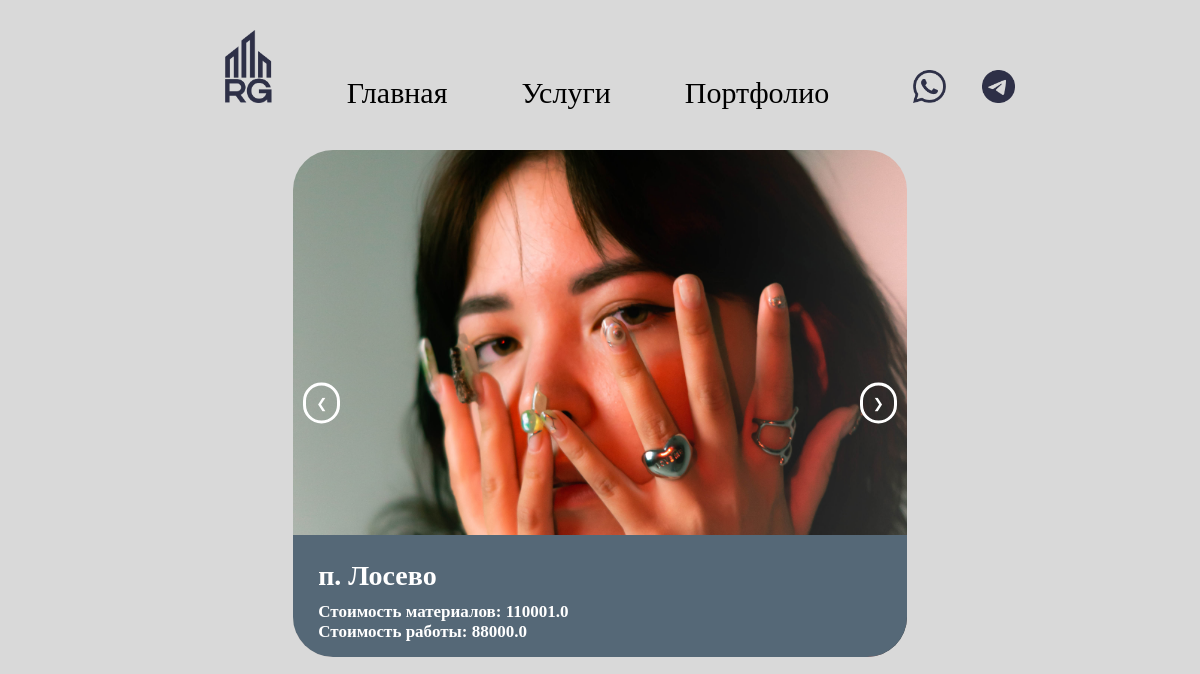
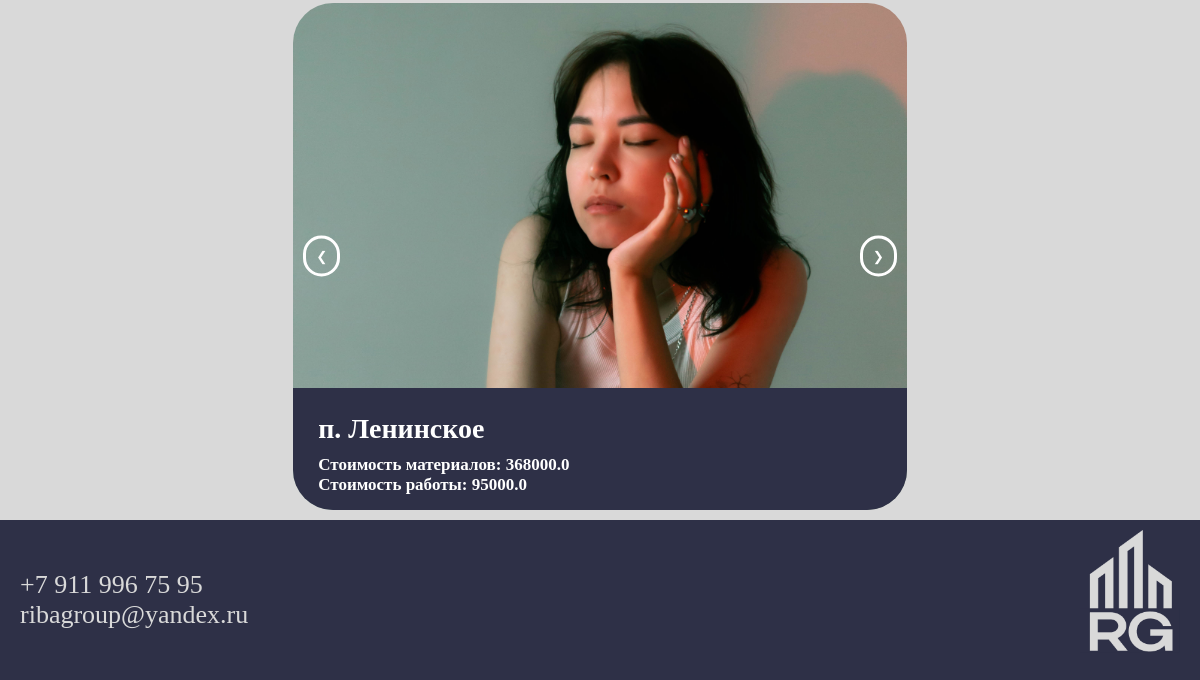
Page /portfolio/ on the earlier database version (2 pictures, top to bottom).
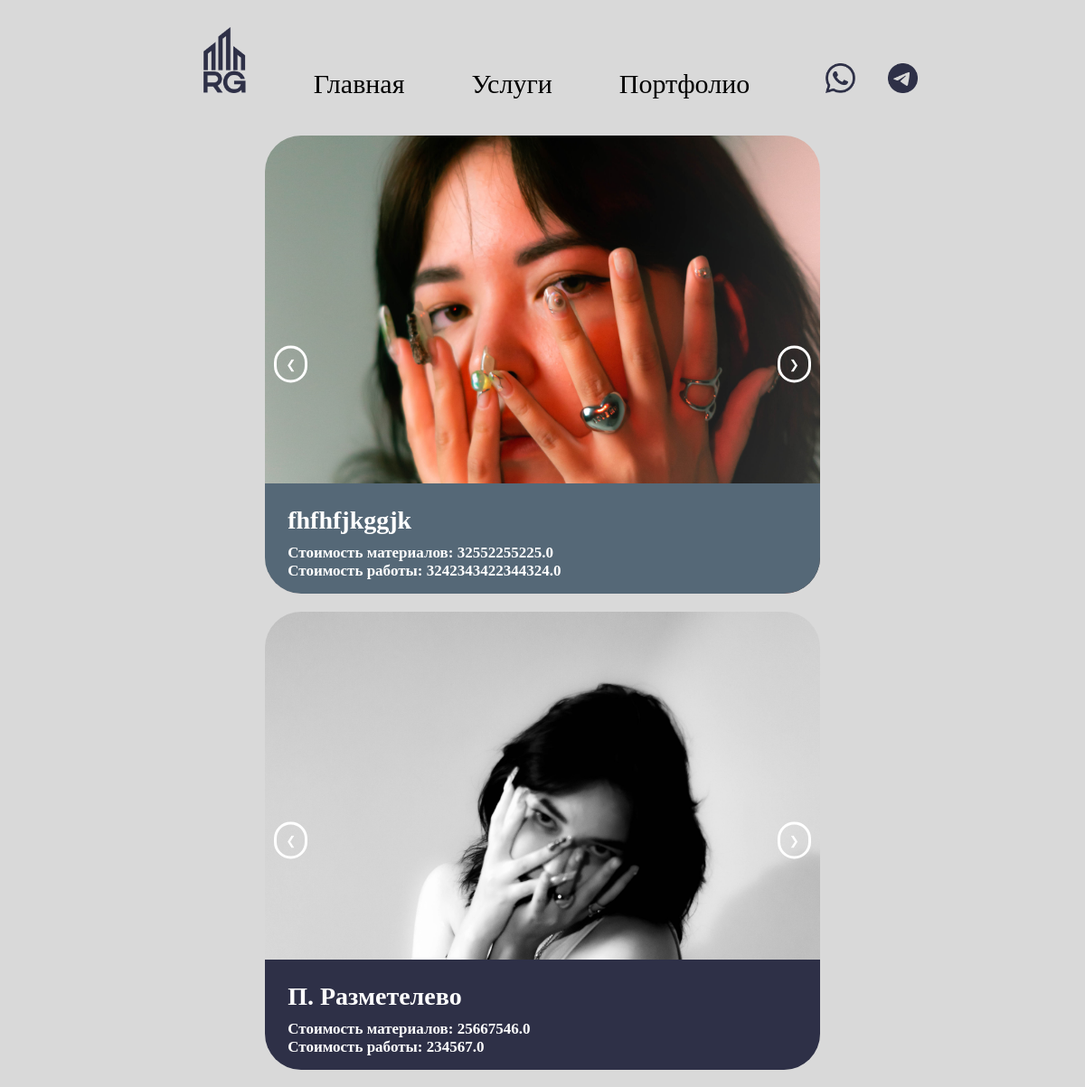
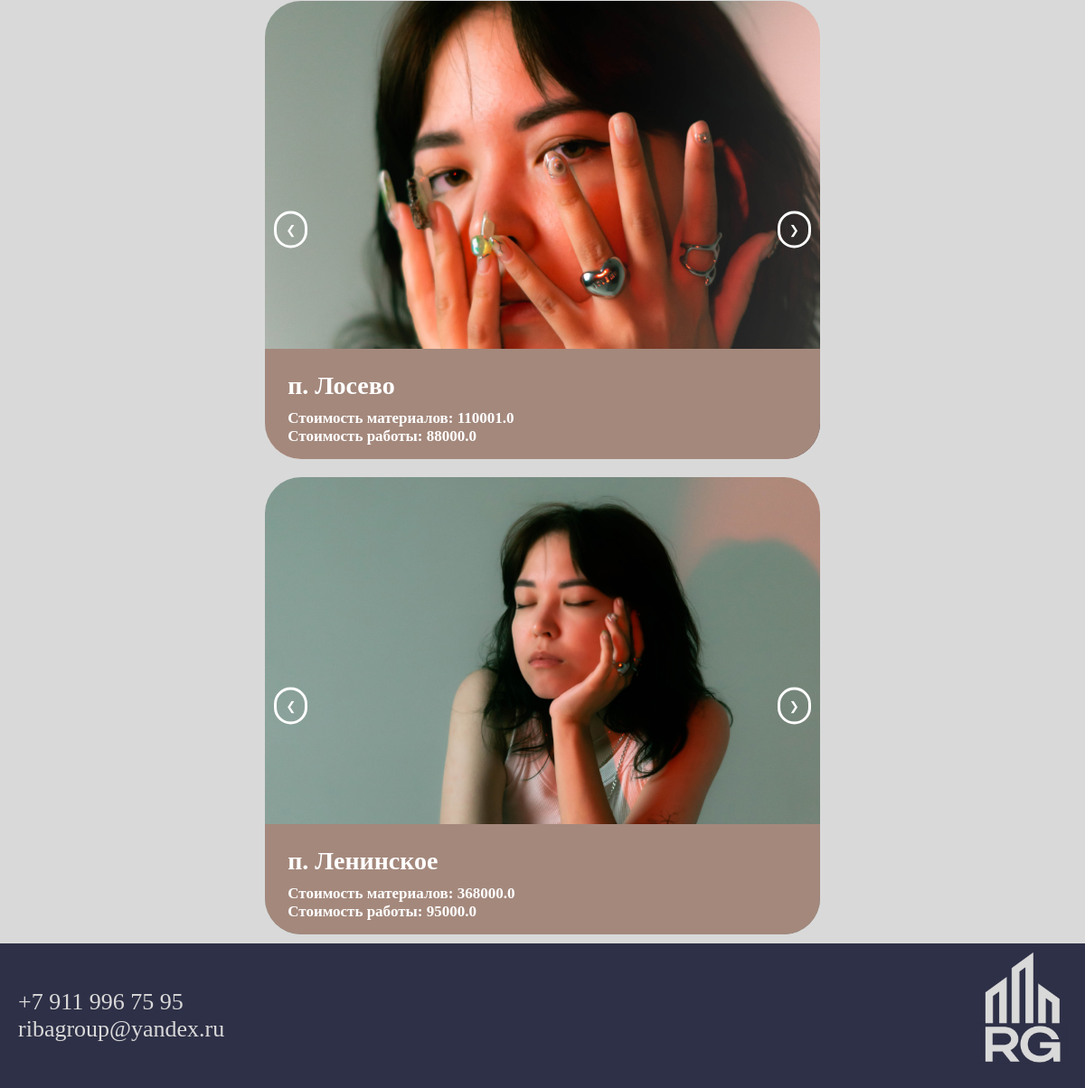
Same page on the later database version (2 pictures, top to bottom).
### ribaApp/models.py (models this page shows, shortened)
class WorkPic(models.Model):
    work_id = models.ForeignKey(to=Work, on_delete=models.SET_NULL, null=True, related_name='photos')
    photo = models.ImageField(verbose_name="Фото объекта")

class Work(models.Model):
    date = models.DateTimeField(verbose_name="Дата и время выполнения заказа")
    place = models.CharField(max_length=100, verbose_name='Расположение объекта')
    square = models.FloatField(verbose_name="Площадь")
    cost_of_work = models.FloatField(verbose_name="Стоимость работ")
    cost_of_materials = models.FloatField(verbose_name="Стоимость материалов")

### ribaApp/views.py (the view)
# urls.py: path("portfolio/", views.portfolio, name="Портфолио"),
def portfolio(request):
    works = Work.objects.all().order_by('-date').prefetch_related('photos')
    return render(request, "portfolio.html", {"works": works})

### ribaApp/templates/portfolio.html (shortened to what this page needs)
{% extends 'base.html' %}
{% load static %}
{% block extra_styles %}
    <link rel="stylesheet" type="text/css" href="{% static 'css/portfolio.css' %}">
{% endblock %}
{% block content %}
    <div class="portfolio">
        {% for work in works %}
            <div class="work">
                <div class="image-gallery">
                    {% for photo in work.photos.all %}
                        <div class="image-container {% if forloop.first %}active{% endif %}">
                            <img src="{{ photo.photo.url }}" alt="Работа {{ work.place }} - Изображение {{ forloop.counter }}">
                        </div>
                    {% empty %}
                        <div class="image-container">
                            <p>Нет изображений для этой работы.</p>
                        </div>
                    {% endfor %}
                    <button class="prev" onclick="changeImage(-1)">&#10094;</button>
                    <button class="next" onclick="changeImage(1)">&#10095;</button>
                    <div class="overlay">
                        <h3>{{ work.place }}</h3>
                        <p>Стоимость материалов: {{ work.cost_of_materials }}</p>
                        <p>Стоимость работы: {{ work.cost_of_work }}</p>
                    </div>
                </div>
            </div>
        {% endfor %}
    </div>
{% endblock %}

Differences in the rows shown:
added Work: place "fhfhfjkggjk", cost_of_materials "32552255225.0", cost_of_work "3242343422344324.0"
added WorkPic: photo (picture), shown under "fhfhfjkggjk"
added Work: place "П. Разметелево", cost_of_materials "25667546.0", cost_of_work "234567.0"
added WorkPic: photo (picture), shown under "П. Разметелево"
